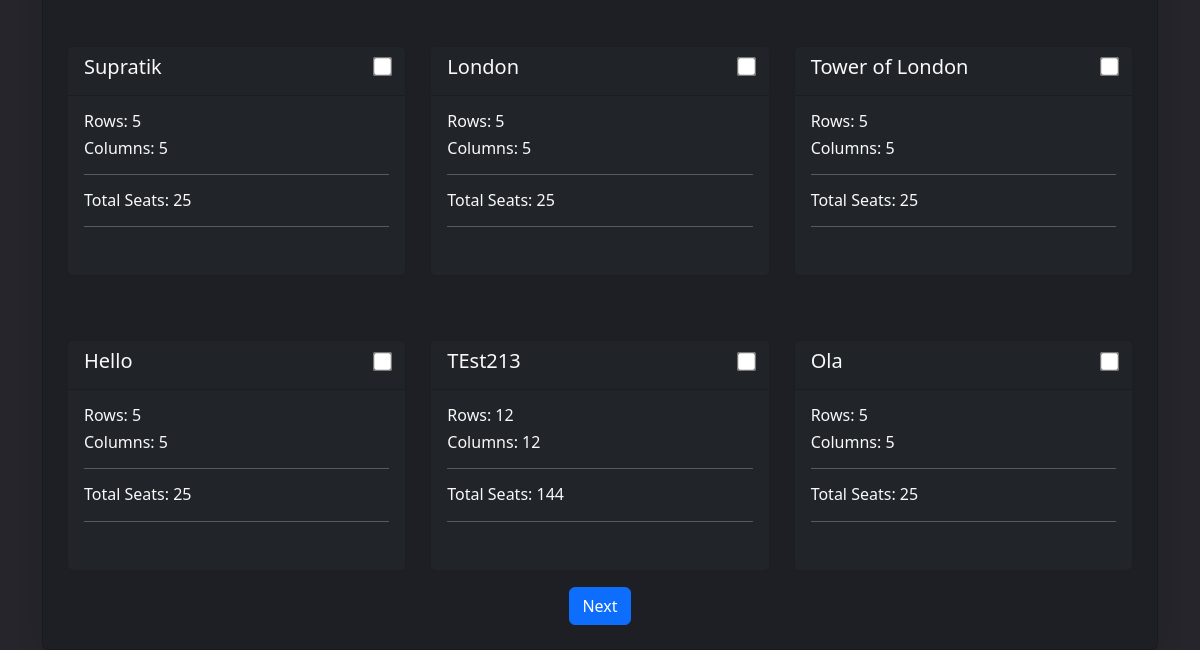
Page /create_new_event_halls/90 (signed in, lower part) on the earlier database version.
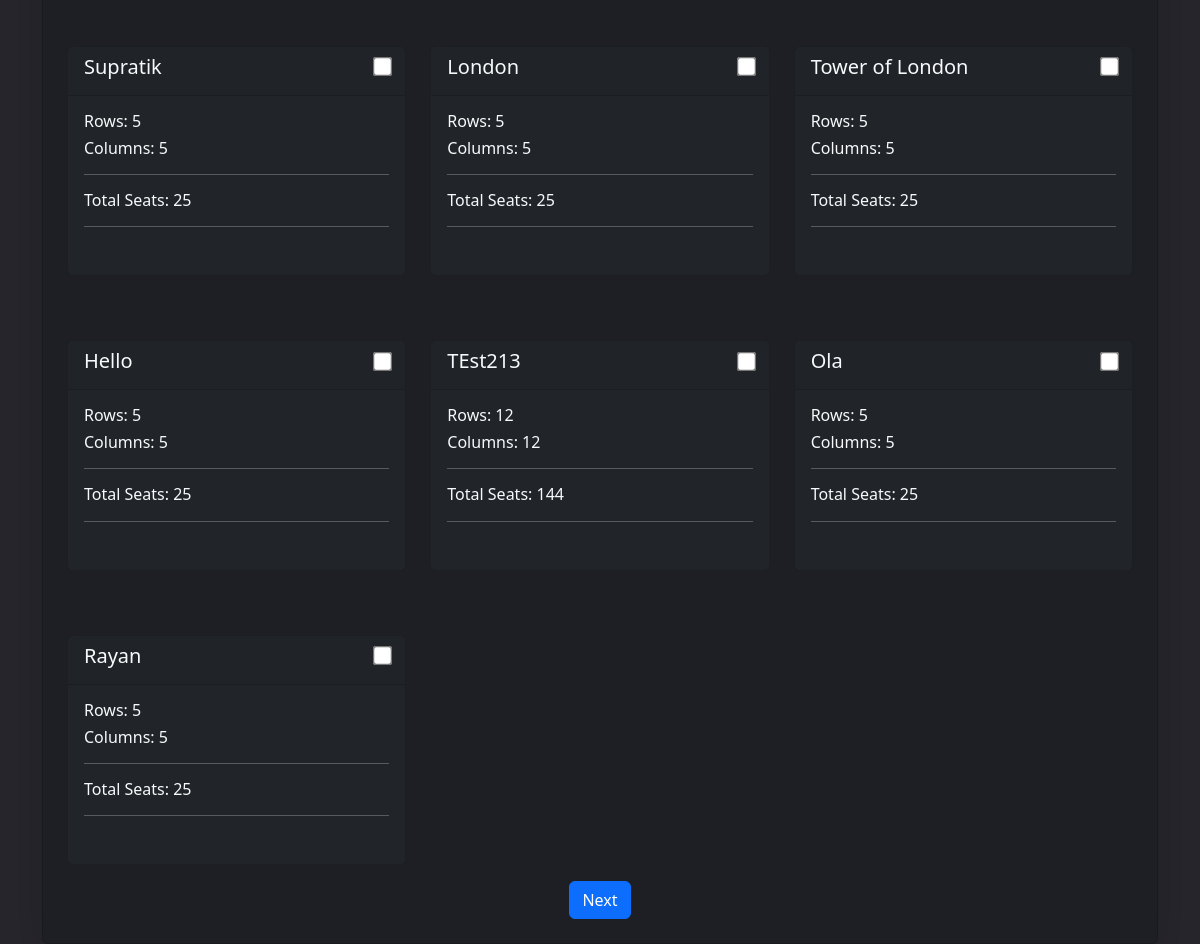
Same page on the later database version.
### api/models.py (models this page shows)
class Hall(models.Model):
    name = models.CharField(max_length=100)
    rows = models.IntegerField()
    columns = models.IntegerField()
    noOfSeats = models.IntegerField(default=1)

### api/views.py (the view, shortened to what this page needs)
@user_passes_test(is_admin, login_url="login_page")
def create_new_event_halls(request, id):
    halls = Hall.objects.all()
    event = Event.objects.get(id=id)
    old_event_halls = event.eventhall.all().values_list("hall", flat=True)
    overlaps = (
        Event.objects.filter(date=event.date)
        .exclude(id=id)
        .filter(
            Q(start_time__lte=event.end_time, start_time__gte=event.start_time)
            | Q(end_time__lte=event.end_time, end_time__gte=event.start_time)
        )
    )
    overlapping_hall_ids = set()
    if overlaps.count() >= 1:
        for overlap_event in overlaps:
            overlapping_hall_ids.update(
                overlap_event.eventhall.values_list("hall", flat=True)
            )
        halls = halls.exclude(id__in=overlapping_hall_ids)
    context = {"homeurl": "admin_home", "halls": halls, "oldhalls": old_event_halls}
    return render(request, "createNewEventHalls.html", context)

### api/views.py (called while the page is built)
def is_admin(user):
    return user.groups.filter(name="RTEs").exists()

### api/templates/createNewEventHalls.html (shortened to what this page needs)
{%extends "base.html"%} {%block start%}
<div class="container mt-5">
  <form
    class="mx-auto card p-4 shadow-lg forms d-flex justify-content-between align-items-center"
    method="post"
    enctype="multipart/form-data"
  >
    <div class="row">
      {%for hall in halls%}
      <div class="col-md-4 mt-5">
        <div class="card mb-3 bg-dark text-light">
          <div
            class="card-header d-flex justify-content-between align-items-center "
          >
            <h5 class="card-title">{{hall.name |capfirst}}</h5>
            <input
              class="card-title"
              type="checkbox"
              value="{{hall.id}}"
              id="{{hall.id}}"
              name="selectedhalls"
              style="transform: scale(1.5)"
            />
          </div>
          <div class="card-body mb-3">
              <h6><span>Rows:</span> {{ hall.rows }}</h6>
            <h6><span>Columns:</span> {{ hall.columns }}</h6>
            <hr>
            <h6><span>Total Seats:</span> {{ hall.noOfSeats}}</h6>
            <hr>
          </div>
        </div>
      </div>
      {%endfor%}
    </div>
    <button type="submit" class="btn btn-primary">Next</button>
  </form>
</div>
{%endblock%}

Differences in the rows shown:
added Hall: name "Rayan", rows "5", columns "5", noOfSeats "25"
